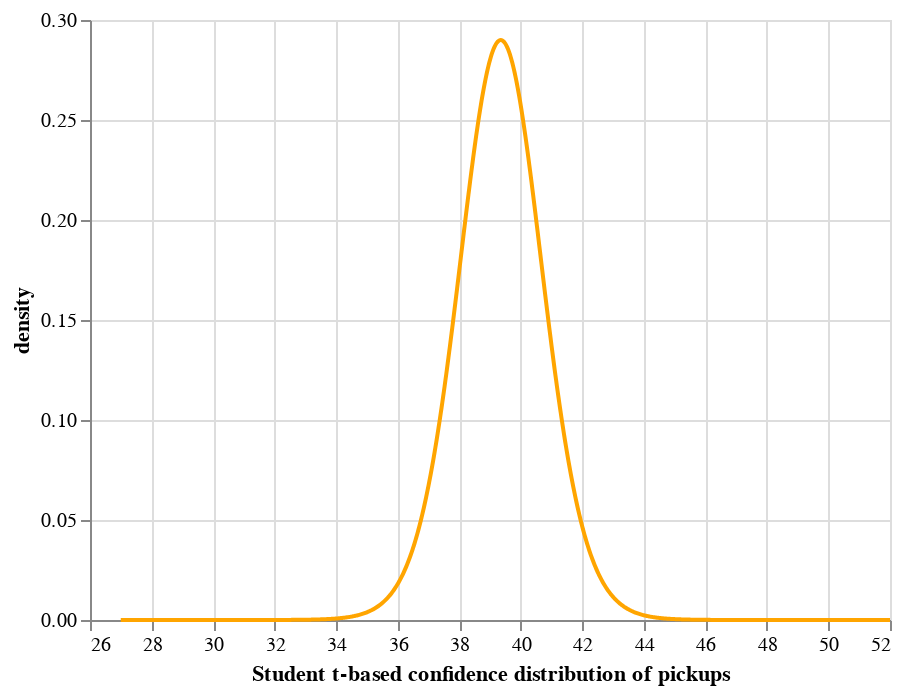

Here is the notebook cell this chart was saved with:
### Markdown cell above
## 1.3 t-based confidence distribution for mean pickups

A slight improvement to the sampling distribution above is to use a Student's t confidence distribution. At small sample sizes, the Normal approximation is less accurate; a scaled-and-shifted Student's t distribution will have slightly fatter tails than the Normal distribution. 

To determine how fat the tails are, the t distribution uses a *degrees of freedom* parameter, which for the estimate of a single independent mean of sample size $n$ is equal to $n - 1$. Thus, an improved confidence distribution over the Normal approximation above is:

$\begin{align}
\mathrm{density~function~(PDF):~} & f_\mathrm{t}\left(x \middle| n - 1, \bar{x}, s_\bar{x}\right) & \mathtt{stats.t.pdf()}\\
\mathrm{cumulative~distribution~function~(CDF):~} & F_\mathrm{t}\left(x \middle| n - 1, \bar{x}, s_\bar{x}\right) & \mathtt{stats.t.cdf()}\\
\mathrm{quantile~function~(PPF):~} & F^{-1}_\mathrm{t}\left(p \middle| n - 1, \bar{x}, s_\bar{x}\right) & \mathtt{stats.t.ppf()}
\end{align}$

This confidence distribution is related to the common Student's t test: confidence intervals from this distribution are the same as the confidence intervals you would generate from a t test.

### Question 1.3.1 Visualize the Student's t confidence distribution for the mean (5 points)

Visualize the density of the t-based confidence distribution described above in a similar manner to how the Normal sampling distribution was visualized, but use a different color for the line (this will help you with the next question):

### Code cell
# YOUR CODE HERE


x = np.linspace(
    start = pickups_df['pickups'].min(), 
    stop = pickups_df['pickups'].max(),
    num = 1001
)


density_t =  stats.t.pdf(x, (len(pickups_df)-1), pickups_mean, pickups_se)

df = pd.DataFrame({"Student t-based confidence distribution of pickups": x, "density": density_t})

pickups_t_chart = alt.Chart(df).mark_line(color='orange').encode(
    x="Student t-based confidence distribution of pickups",
    y="density"
)

pickups_t_chart

### Figure 1 — Vega-Lite specification as saved in the notebook (floating-point values rounded to 4 significant figures; data arrays with more than 128 entries replaced by an {"elided": "..."} marker saying what was removed)
{"config": {"view": {"continuousWidth": 400, "continuousHeight": 300}}, "data": {"name": "data-7e1097e9d841f5d7529e7227918c56b3"}, "mark": {"type": "line", "color": "orange"}, "encoding": {"x": {"type": "quantitative", "field": "Student t-based confidence distribution of pickups"}, "y": {"type": "quantitative", "field": "density"}}, "$schema": "https://vega.github.io/schema/vega-lite/v4.8.1.json", "datasets": {"data-7e1097e9d841f5d7529e7227918c56b3": {"elided": "1001 records"}}}
